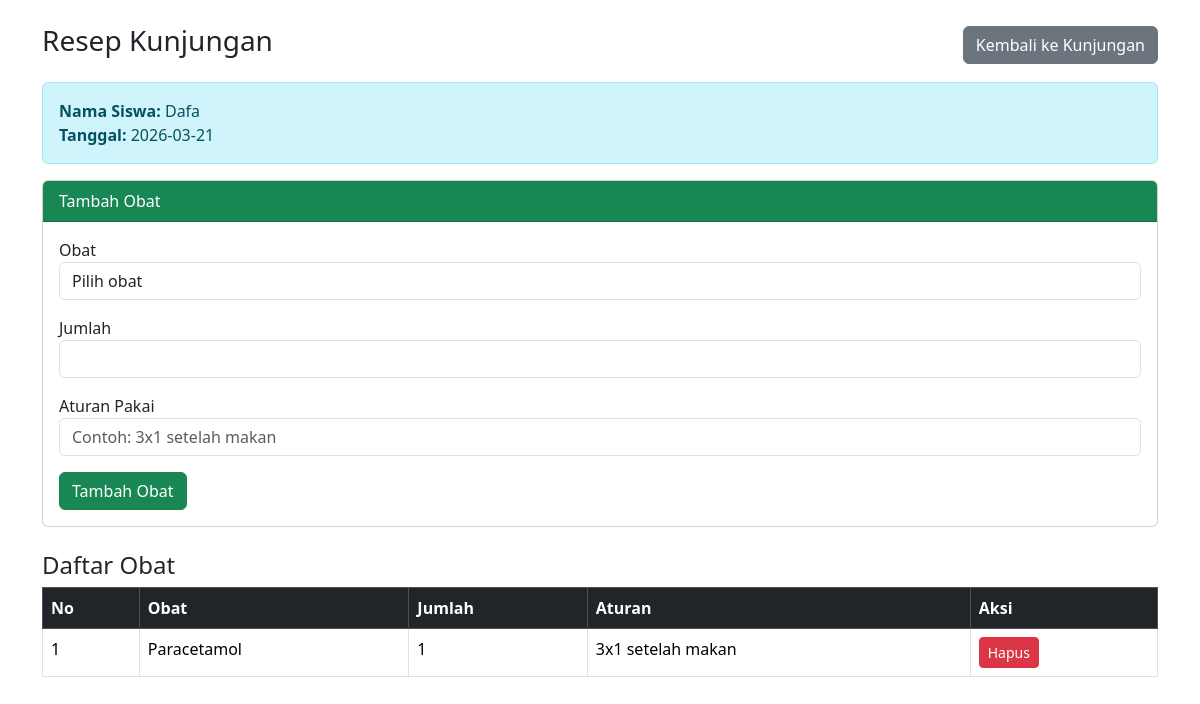
The page /resep.php?id_kunjungan=14 (signed in) on the database its author committed.
### tables this page shows
CREATE TABLE `kunjungan` (
  `id_kunjungan` int NOT NULL,
  `id_siswa` int DEFAULT NULL,
  `id_petugas` int DEFAULT NULL,
  `tanggal_kunjungan` date DEFAULT NULL,
  `keluhan` text,
  `tindakan` text
);

CREATE TABLE `siswa` (
  `id_siswa` int NOT NULL,
  `nama_siswa` varchar(100) NOT NULL,
  `kelas` varchar(10) DEFAULT NULL,
  `jenis_kelamin` varchar(15) DEFAULT NULL,
  `tanggal_lahir` date DEFAULT NULL
);

CREATE TABLE `detail_resep` (
  `id_detail` int NOT NULL,
  `id_resep` int DEFAULT NULL,
  `id_obat` int DEFAULT NULL,
  `jumlah` int DEFAULT NULL,
  `aturan_pakai` varchar(100) DEFAULT NULL
);

CREATE TABLE `obat` (
  `id_obat` int NOT NULL,
  `nama_obat` varchar(100) DEFAULT NULL,
  `stok` int DEFAULT NULL,
  `keterangan` text,
  `tgl_update` date DEFAULT NULL
);

### resep.php (the view, shortened to what this page needs)
<?php
require "auth.php";
$id_kunjungan = $_GET['id_kunjungan'];
$kunjungan = $db->query("
SELECT k.*, s.nama_siswa
FROM kunjungan k
JOIN siswa s ON k.id_siswa=s.id_siswa
WHERE k.id_kunjungan='$id_kunjungan'
")->fetch(PDO::FETCH_ASSOC);
$cek = $db->prepare("SELECT * FROM resep WHERE id_kunjungan=?");
$cek->execute([$id_kunjungan]);
$resep = $cek->fetch(PDO::FETCH_ASSOC);
if(!$resep){
$stmt = $db->prepare("INSERT INTO resep(id_kunjungan,tanggal_resep) VALUES(?,NOW())");
$stmt->execute([$id_kunjungan]);
$id_resep = $db->lastInsertId();
}else{
$id_resep = $resep['id_resep'];
}
$detail = $db->query("
SELECT d.*, o.nama_obat
FROM detail_resep d
JOIN obat o ON d.id_obat=o.id_obat
WHERE d.id_resep='$id_resep'
")->fetchAll(PDO::FETCH_ASSOC);
?>
<!DOCTYPE html>
<html>
<head>
<link href="https://cdn.jsdelivr.net/npm/bootstrap@5.3.2/dist/css/bootstrap.min.css" rel="stylesheet">
</head>
<body class="container mt-4">
<div class="d-flex justify-content-between align-items-center mb-3">
<h3>Resep Kunjungan</h3>
<a href="kunjungan.php" class="btn btn-secondary">
Kembali ke Kunjungan
</a>
</div>
<div class="alert alert-info">
<b>Nama Siswa:</b> <?= $kunjungan['nama_siswa'] ?><br>
<b>Tanggal:</b> <?= $kunjungan['tanggal_kunjungan'] ?>
</div>
<div class="card mb-4">
<div class="card-header bg-success text-white">
Tambah Obat
</div>
<div class="card-body">
<form method="POST">
<div class="mb-3">
<label>Obat</label>
<select name="id_obat" class="form-control" required>
<option value="">Pilih obat</option>
</select>
</div>
<div class="mb-3">
<label>Jumlah</label>
<input type="number" name="jumlah" class="form-control" required>
</div>
<div class="mb-3">
<label>Aturan Pakai</label>
<input type="text" name="aturan" class="form-control" placeholder="Contoh: 3x1 setelah makan">
</div>
<button class="btn btn-success" name="tambah_obat">
Tambah Obat
</button>
</form>
</div>
</div>
<h4>Daftar Obat</h4>
<table class="table table-bordered">
<thead class="table-dark">
<tr>
<th>No</th>
<th>Obat</th>
<th>Jumlah</th>
<th>Aturan</th>
<th>Aksi</th>
</tr>
</thead>
<tbody>
<?php
$no=1;
foreach($detail as $d){
?>
<tr>
<td><?= $no++ ?></td>
<td><?= $d['nama_obat'] ?></td>
<td><?= $d['jumlah'] ?></td>
<td><?= $d['aturan_pakai'] ?></td>
<td>
<button class="btn btn-danger btn-sm"
data-bs-toggle="modal"
data-bs-target="#modalHapus"
onclick="setHapus('<?= $d['id_detail'] ?>')">
Hapus
</button>
</td>
</tr>
<?php } ?>
</tbody>
</table>
</body>
</html>

### rows shown on the page
kunjungan: id_siswa.nama_siswa "Dafa", tanggal_kunjungan "2026-03-21"
detail_resep: id_obat.nama_obat "Paracetamol", jumlah "1", aturan_pakai "3x1 setelah makan"
